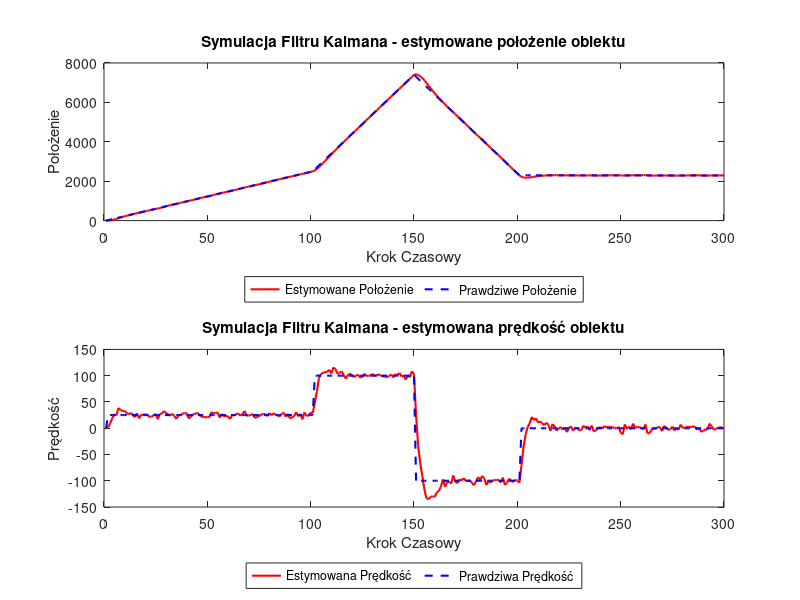

This figure's MATLAB source: (Note: this script raises an error after producing the figure.)
std_r = 10;                     % odchylenie pomiaru (z dokładnością do 10m)
std_u = 1;                      % odchylenie procesu (m/s)
dt = 1;                         % krok czasowy (s)
x = [0; 0];                     % Początkowa estymata stanu [pozycja; prędkość] (m, m/s)
P = eye(2);                     % Początkowa estymata kowariancji błędu
F = [1 dt; 0 1];                % Macierz przejścia
H = [1 0];                      % Macierz pomiaru
Q = std_u^2 * [dt^4/4 dt^3/2; dt^3/2 dt^2]; % Macierz kowariancji szumu procesu dla stałej prędkości (m^2/s^4)
R = std_r^2;                    % Macierz kowariancji szumu pomiaru (m^2)

N = 300;                        % Liczba kroków czasowych

true_velocity = zeros(1, N);    % (m/s)
change_point1 = 100;            % punkt zmiany 1
change_point2 = 200;            % punkt zmiany 2

% prędkość zmieniająca się w czasie
for i = 1:N
    if i <= change_point1
        true_velocity(i) = 25;
    elseif i <= change_point2
        true_velocity(i) = 100;
    else
        true_velocity(i) = 0.1;
    end
end

true_pos = zeros(1, N);         % Prawdziwe położenie
turning_point = 150;            % Moment zawracania (krok czasowy)

% położenie
for i = 2:N
    if i <= turning_point
        true_pos(i) = true_pos(i-1) + true_velocity(i-1) * dt;
    else
        true_pos(i) = true_pos(i-1) - true_velocity(i-1) * dt;
    end
end

measured_pos = true_pos + std_r * randn(1, N); % szum


% Filtracja
filtered_pos = zeros(1, N);
filtered_velocity = zeros(1, N);
for k = 1:N
    % Przewidywanie
    x_pred = F * x;
    P_pred = F * P * F' + Q;
    
    % Aktualizacja
    K = P_pred * H' / (H * P_pred * H' + R);
    x = x_pred + K * (measured_pos(k) - H * x_pred);
    P = (eye(size(P)) - K * H) * P_pred;
    
    % Zapis
    filtered_pos(k) = x(1);
end

% Prędkość
re_velocity = zeros(1, N); 
re_velocity(2:end) = diff(true_pos) / dt; 
estimated_velocity = zeros(1, N); 
estimated_velocity(2:end) = diff(filtered_pos) / dt; 

% Wykres pozycji
subplot(2, 1, 1);
plot(1:N, filtered_pos, '-r', 'LineWidth', 1.5);
hold on;
plot(1:N, true_pos, '--b', 'LineWidth', 1.5);
hold off;
legend('Estymowane Położenie', 'Prawdziwe Położenie', 'Location', 'southoutside', 'Orientation', 'horizontal');
xlabel('Krok Czasowy');
ylabel('Położenie');
title('Symulacja Filtru Kalmana - estymowane położenie obiektu');

% Prędkość(czas)
subplot(2, 1, 2);
plot(1:N, estimated_velocity, '-r', 'LineWidth', 1.5);
hold on;
plot(1:N, re_velocity, '--b', 'LineWidth', 1.5);
hold off;
legend('Estymowana Prędkość', 'Prawdziwa Prędkość', 'Location', 'southoutside', 'Orientation', 'horizontal');
xlabel('Krok Czasowy');
ylabel('Prędkość');
title('Symulacja Filtru Kalmana - estymowana prędkość obiektu');

sgtitle('Śledzony obiekt z zmienną prędkością i zawracający w połowie');
